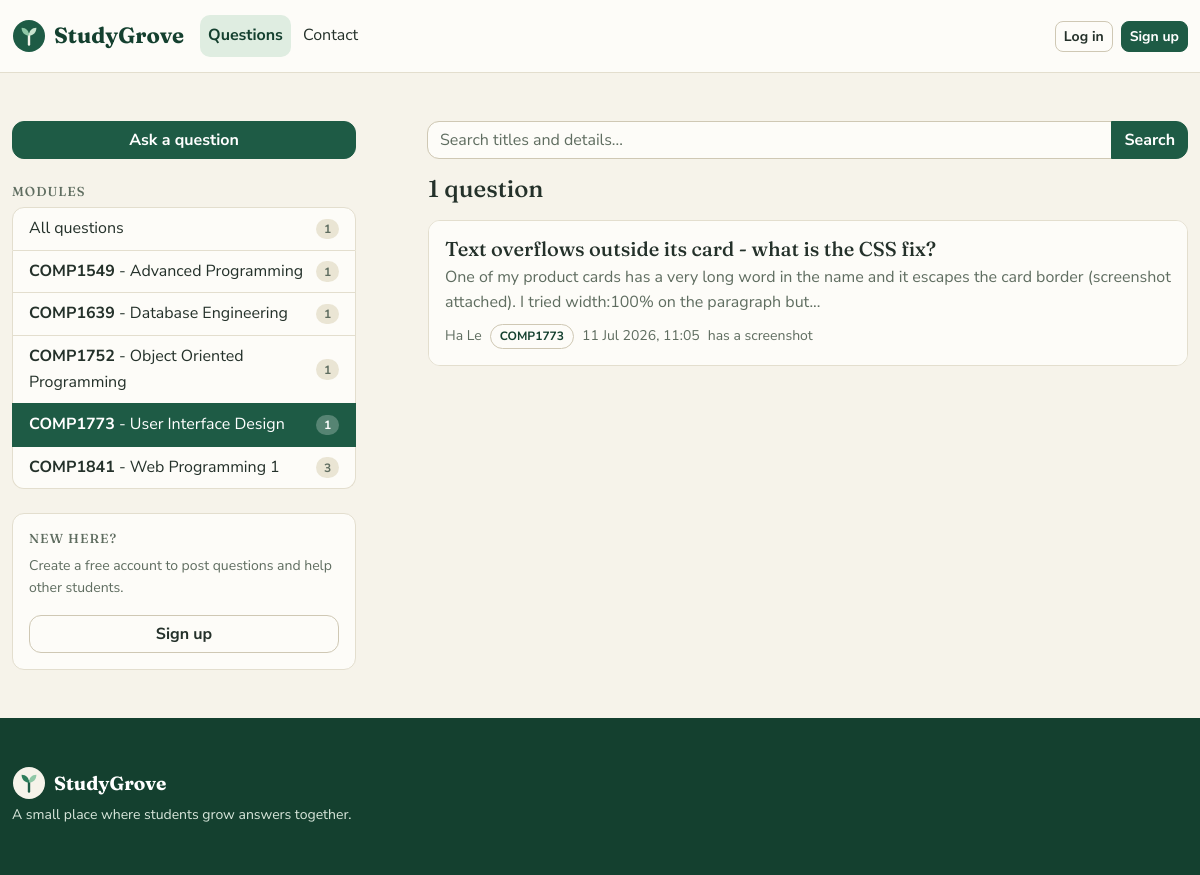
/?module=2, run on the app's committed database.
### tables this page shows
CREATE TABLE modules (
    id          INT UNSIGNED NOT NULL AUTO_INCREMENT,
    code        VARCHAR(10)  NOT NULL,           
    name        VARCHAR(100) NOT NULL,
    description VARCHAR(255) NULL DEFAULT NULL,
    PRIMARY KEY (id),
    UNIQUE KEY uq_modules_code (code)
);

CREATE TABLE questions (
    id         INT UNSIGNED NOT NULL AUTO_INCREMENT,
    user_id    INT UNSIGNED NOT NULL,
    module_id  INT UNSIGNED NOT NULL,
    title      VARCHAR(150) NOT NULL,
    body       TEXT         NOT NULL,
    image      VARCHAR(120) NULL DEFAULT NULL,   
    created_at TIMESTAMP    NOT NULL DEFAULT CURRENT_TIMESTAMP,
    PRIMARY KEY (id),
    KEY idx_questions_user (user_id),
    KEY idx_questions_module (module_id),
    CONSTRAINT fk_questions_user
        FOREIGN KEY (user_id) REFERENCES users (id)
        ON DELETE CASCADE ON UPDATE CASCADE,
    CONSTRAINT fk_questions_module
        FOREIGN KEY (module_id) REFERENCES modules (id)
        ON DELETE RESTRICT ON UPDATE CASCADE
);

CREATE TABLE users (
    id            INT UNSIGNED NOT NULL AUTO_INCREMENT,
    full_name     VARCHAR(100) NOT NULL,
    username      VARCHAR(30)  NOT NULL,
    email         VARCHAR(120) NOT NULL,
    password      VARCHAR(255) NOT NULL,         
    role          ENUM('member','admin') NOT NULL DEFAULT 'member',
    created_at    TIMESTAMP    NOT NULL DEFAULT CURRENT_TIMESTAMP,
    PRIMARY KEY (id),
    UNIQUE KEY uq_users_username (username),
    UNIQUE KEY uq_users_email (email)
);

### app/Controllers/HomeController.php (called while the page is built, shortened)
<?php
class HomeController extends Controller
{
    public function index()
    {
        $keyword  = trim(isset($_GET['q']) ? $_GET['q'] : '');
        $moduleId = filter_input(INPUT_GET, 'module', FILTER_VALIDATE_INT);
        $page     = max(1, (int) (isset($_GET['page']) ? $_GET['page'] : 1));
        $perPage = 6;
        $offset  = ($page - 1) * $perPage;
        $questionRepo = new QuestionRepository();
        $moduleRepo   = new ModuleRepository();
        $total     = $questionRepo->countSearch($keyword, $moduleId);
        $questions = $questionRepo->search($keyword, $moduleId, $perPage, $offset);
        $modules   = $moduleRepo->getAll();
        $this->renderView('home/index', [
            'pageTitle'  => 'Questions',
            'questions'  => $questions,
            'modules'    => $modules,
            'keyword'    => $keyword,
            'moduleId'   => $moduleId,
            'page'       => $page,
            'totalPages' => max(1, (int) ceil($total / $perPage)),
            'total'      => $total,
        ]);
    }
}

### app/Core/App.php (called while the page is built, shortened)
<?php
class App
{
    protected $action = 'index';
    public function __construct()
    {
        $url = $this->parseUrl();
        $this->controller = new $controllerClass();
        $this->params = $url ? array_values($url) : [];
        call_user_func_array([$this->controller, $this->action], $this->params);
    }
    private function parseUrl()
    {
        return [];
    }
}

### public/index.php (called while the page is built, shortened)
<?php
require_once ROOT_PATH . '/app/helpers.php';
new App\Core\App();

### app/Models/ModuleRepository.php (called while the page is built, shortened)
<?php
class ModuleRepository
{
    private $db;
    private $table = 'modules';
    public function __construct()
    {
        $database = new Database();
        $this->db = $database->connect();
    }
    public function getAll()
    {
        $sql = "SELECT m.*,
                       (SELECT COUNT(*) FROM questions q WHERE q.module_id = m.id) AS question_count
                FROM {$this->table} m
                ORDER BY m.code ASC";
        return $this->db->query($sql)->fetchAll();
    }
}

### app/Core/Database.php (called while the page is built, shortened)
<?php
class Database
{
    private $host;
    private $db_name;
    private $username;
    private $password;
    private static $sharedConnection = null;
    public function __construct()
    {
        $this->host     = DB_HOST;
        $this->db_name  = DB_NAME;
        $this->username = DB_USER;
        $this->password = DB_PASS;
    }
    public function connect()
    {
        if (self::$sharedConnection !== null) {
            return self::$sharedConnection;
        }
        $this->conn = null;
        try {
            $dsn = "mysql:host=" . $this->host . ";dbname=" . $this->db_name . ";charset=utf8mb4";
            $this->conn = new PDO($dsn, $this->username, $this->password);
            $this->conn->setAttribute(PDO::ATTR_ERRMODE, PDO::ERRMODE_EXCEPTION);
            $this->conn->setAttribute(PDO::ATTR_DEFAULT_FETCH_MODE, PDO::FETCH_ASSOC);
        } catch (PDOException $exception) {
            die("Database connection failed: " . $exception->getMessage()
                . "<br>Check DB_NAME / DB_USER / DB_PASS in config/config.php "
                . "and make sure database/web_programing.sql has been imported.");
        }
        self::$sharedConnection = $this->conn;
        return $this->conn;
    }
}

### app/helpers.php (called while the page is built, shortened)
<?php
function e($value)
{
    return htmlspecialchars((string) $value, ENT_QUOTES, 'UTF-8');
}
function nice_date($mysqlDate)
{
    return $mysqlDate ? date('j M Y, H:i', strtotime($mysqlDate)) : '';
}
function excerpt($text, $limit = 150)
{
    $text = trim($text);
    return mb_substr($text, 0, $limit) . '...';
}

### app/Core/Auth.php (called while the page is built, shortened)
<?php
class Auth
{
    public static function check()
    {
        return isset($_SESSION['user']);
    }
}

### app/Models/QuestionRepository.php (called while the page is built, shortened)
<?php
class QuestionRepository
{
    private $db;
    public function __construct()
    {
        $database = new Database();
        $this->db = $database->connect();
    }
    public function search($keyword, $moduleId, $limit, $offset)
    {
        $sql = "SELECT q.*, u.full_name AS author_name, m.code AS module_code, m.name AS module_name
                FROM questions q
                JOIN users u   ON u.id = q.user_id
                JOIN modules m ON m.id = q.module_id
                WHERE 1";
        $params = [];
        if ($moduleId) {
            $sql .= " AND q.module_id = :module_id";
            $params['module_id'] = $moduleId;
        }
        $sql .= " ORDER BY q.created_at DESC LIMIT " . (int) $limit . " OFFSET " . (int) $offset;
        $stmt = $this->db->prepare($sql);
        $stmt->execute($params);
        return $stmt->fetchAll();
    }
}

### app/Views/home/index.php (the view, shortened to what this page needs)
<div class="row board-row">
    <aside class="col-lg-5 col-xl-4 mb-4 mb-lg-0">
        <div class="d-grid mb-4">
            <a class="btn btn-primary" href="<?= BASE_URL ?>/question/create">Ask a question</a>
        </div>
        <nav aria-label="Browse by module">
            <h2 class="side-title mb-2">Modules</h2>
            <div class="list-group">
                <a class="list-group-item list-group-item-action d-flex justify-content-between align-items-center gap-2<?= $moduleId ? '' : ' active' ?>"
                    href="<?= BASE_URL ?>/" <?= $moduleId ? '' : ' aria-current="true"' ?>>
                    <span>All questions</span>
                    <span class="badge rounded-pill count"><?= (int) $total ?></span>
                </a>
                <?php foreach ($modules as $module): ?>
                <?php $onThisModule = $moduleId === (int) $module['id']; ?>
                <a class="list-group-item list-group-item-action d-flex justify-content-between align-items-center gap-2<?= $onThisModule ? ' active' : '' ?>"
                    href="<?= BASE_URL ?>/?module=<?= (int) $module['id'] ?>"
                    <?= $onThisModule ? ' aria-current="true"' : '' ?>>
                    <span class="text-break"><strong><?= e($module['code']) ?></strong> -
                        <?= e($module['name']) ?></span>
                    <span class="badge rounded-pill count"><?= (int) $module['question_count'] ?></span>
                </a>
                <?php endforeach; ?>
            </div>
        </nav>
        <?php if (!Auth::check()): ?>
        <div class="card mt-4 d-none d-lg-block">
            <div class="card-body">
                <h2 class="side-title mb-2">New here?</h2>
                <p class="small text-body-secondary">Create a free account to post questions and help other students.
                </p>
                <div class="d-grid">
                    <a class="btn btn-outline-secondary" href="<?= BASE_URL ?>/auth/register">Sign up</a>
                </div>
            </div>
        </div>
        <?php endif; ?>
    </aside>
    <section class="col-lg-7 col-xl-8">
        <form class="input-group mb-3" method="get" action="<?= BASE_URL ?>/" role="search">
            <input type="search" class="form-control" id="q" name="q" value="<?= e($keyword) ?>"
                placeholder="Search titles and details...">
            <button type="submit" class="btn btn-primary">Search</button>
        </form>
        <h1 class="h4 mb-3"><?= (int) $total ?> question<?= $total === 1 ? '' : 's' ?></h1>
        <?php if (!$questions): ?>
        <div class="text-center text-body-secondary py-5">
            <p class="mb-1">No questions match your search.</p>
            <p class="mb-0"><a href="<?= BASE_URL ?>/">Show every question</a></p>
        </div>
        <?php else: ?>
        <div class="card">
            <div class="list-group list-group-flush">
                <?php foreach ($questions as $row): ?>
                <article class="list-group-item py-3">
                    <h2 class="q-title h5 mb-1">
                        <a href="<?= BASE_URL ?>/question/show/<?= (int) $row['id'] ?>">
                            <?= e($row['title']) ?>
                        </a>
                    </h2>
                    <p class="q-excerpt text-body-secondary mb-2"><?= e(excerpt($row['body'])) ?></p>
                    <p class="d-flex flex-wrap align-items-center gap-2 small text-body-secondary mb-0">
                        <span><?= e($row['author_name']) ?></span>
                        <span class="module-chip"><?= e($row['module_code']) ?></span>
                        <span><?= e(nice_date($row['created_at'])) ?></span>
                        <?php if (!empty($row['image'])): ?>
                        <span>has a screenshot</span>
                        <?php endif; ?>
                    </p>
                </article>
                <?php endforeach; ?>
            </div>
        </div>
        <?php endif; ?>
    </section>
</div>

### public/css/style.css (style rules this page uses)
:root { --grove-cream: #f6f3ea; --grove-panel: #fdfcf8; --grove-ink: #24312a; --grove-muted: #5f6d60; --grove-line: #e3dece; --grove-border: #cfc8b4; --grove-green: #1e5b45; --grove-green-d: #14402f; --grove-green-l: #dfede1; --grove-gold: #c9a227; --grove-danger: #a93f36; --bs-body-bg: var(--grove-cream); --bs-body-color: var(--grove-ink); --bs-body-color-rgb: 36, 49, 42; --bs-secondary-color: var(--grove-muted); --bs-secondary-color-rgb: 95, 109, 96; --bs-emphasis-color: var(--grove-green-d); --bs-border-color: var(--grove-line); --bs-border-radius: 0.75rem; --bs-border-radius-sm: 0.5rem; --bs-border-radius-lg: 1rem; --bs-border-radius-xl: 1.25rem; --bs-border-radius-xxl: 2rem; --bs-primary: #1e5b45; --bs-primary-rgb: 30, 91, 69; --bs-danger: #a93f36; --bs-danger-rgb: 169, 63, 54; --bs-link-color: var(--grove-green); --bs-link-color-rgb: 30, 91, 69; --bs-link-hover-color: var(--grove-green-d); --bs-link-hover-color-rgb: 20, 64, 47; --bs-focus-ring-color: rgba(201, 162, 39, 0.45); --bs-focus-ring-width: 0.25rem; --bs-form-invalid-color: var(--grove-danger); --bs-form-invalid-border-color: var(--grove-danger); --bs-body-font-family: "Nunito Sans", "Segoe UI", Arial, Helvetica, sans-serif; --bs-body-font-size: 1rem; --bs-body-line-height: 1.6; }
h1, h2, h3, h4, .navbar-brand, .footer-brand { font-family: "Fraunces", Georgia, "Times New Roman", serif; line-height: 1.25; }
h1 { font-size: 1.85rem; }
h2 { font-size: 1.4rem; }
.btn-primary { --bs-btn-bg: var(--grove-green); --bs-btn-border-color: var(--grove-green); --bs-btn-hover-bg: var(--grove-green-d); --bs-btn-hover-border-color: var(--grove-green-d); --bs-btn-active-bg: var(--grove-green-d); --bs-btn-active-border-color: var(--grove-green-d); --bs-btn-disabled-bg: var(--grove-green); --bs-btn-disabled-border-color: var(--grove-green); }
.btn-outline-secondary { --bs-btn-color: var(--grove-ink); --bs-btn-bg: var(--grove-panel); --bs-btn-border-color: var(--grove-border); --bs-btn-hover-color: var(--grove-green-d); --bs-btn-hover-bg: var(--grove-green-l); --bs-btn-hover-border-color: var(--grove-border); --bs-btn-active-color: var(--grove-green-d); --bs-btn-active-bg: var(--grove-green-l); --bs-btn-active-border-color: var(--grove-border); }
.btn { font-weight: 700; }
.card { --bs-card-bg: var(--grove-panel); --bs-card-border-color: var(--grove-line); --bs-card-cap-bg: #f1ecdd; }
.list-group { --bs-list-group-bg: var(--grove-panel); --bs-list-group-border-color: var(--grove-line); --bs-list-group-color: var(--grove-ink); --bs-list-group-action-hover-bg: #efead9; --bs-list-group-action-hover-color: var(--grove-green-d); --bs-list-group-active-bg: var(--grove-green); --bs-list-group-active-border-color: var(--grove-green); --bs-list-group-active-color: #fff; }
.list-group-item.active .badge { background-color: rgba(255, 255, 255, 0.25) !important; color: #fff !important; }
.form-control, .form-select { background-color: var(--grove-panel); border-color: var(--grove-border); color: var(--grove-ink); }
#q { border-top-left-radius: 12px; border-bottom-left-radius: 12px; }
.module-chip { display: inline-block; padding: 0.125rem 0.5625rem; border: 1px solid var(--grove-border); border-radius: 20px; background: var(--grove-panel); font-size: 0.75rem; font-weight: 700; text-decoration: none; color: var(--grove-green-d); }
.side-title { font-size: 0.8125rem; text-transform: uppercase; letter-spacing: 1px; color: var(--grove-muted); }
.count { background: #eae5d4; color: var(--grove-muted); }
.q-title, .q-excerpt, .q-body { overflow-wrap: break-word; }
.q-title a { color: var(--grove-ink); text-decoration: none; }
.board-row { --bs-gutter-x: 1.5rem; }
@media (min-width: 992px) { .board-row { --bs-gutter-x: 3.5rem; } }
@media (min-width: 1200px) { .board-row { --bs-gutter-x: 4.5rem; } }

### data on the page
modules: code "COMP1549", name "Advanced Programming", question_count "1"
modules: code "COMP1639", name "Database Engineering", question_count "1"
modules: code "COMP1752", name "Object Oriented Programming", question_count "1"
modules: code "COMP1773", name "User Interface Design", question_count "1"
modules: code "COMP1841", name "Web Programming 1", question_count "3"
questions: title "Text overflows outside its card - what is the CSS fix?", body "One of my product cards has a very long word in the name and it escapes the card border (screenshot attached). I tried width:100% on the paragraph but...", user.full_name "Ha Le", module.code "COMP1773", created_at "11 Jul 2026, 11:05", image "has a screenshot"

### other printed values
$total "1"
